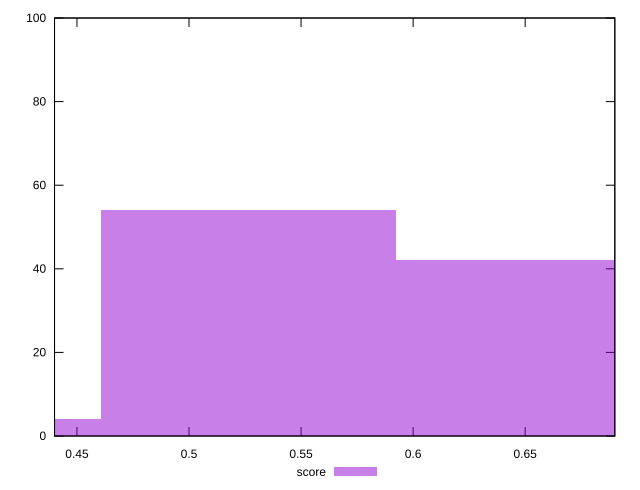

Generate this figure with gnuplot:
reset

$score <<EOF
0.3949784620128415 4
0.5266379493504553 54
0.6582974366880691 42
EOF

set key outside below
set boxwidth 0.13165948733761382
set xrange [0.44:0.69]
set yrange [0:100]
set trange [0:100]
set style fill transparent solid 0.5 noborder
set terminal svg size 640, 490 enhanced background rgb 'white'
set output "report_00013_2021-02-09T12-04-24.940Z/render-blocking-resources/samples/pages+cached+noadtech/score/histogram.svg"

plot $score title "score" with boxes

reset
